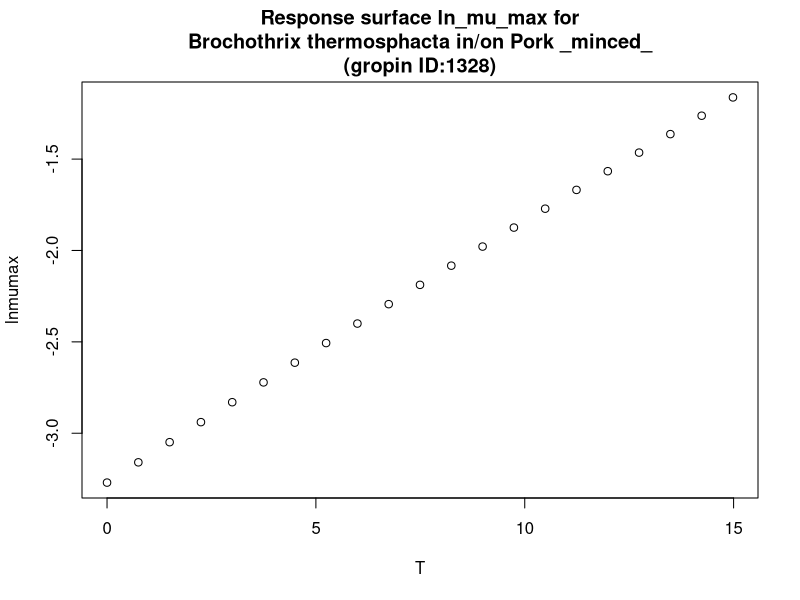

Write the R code that produced this figure.
#############################
# start of Parameter script
#############################
T <- seq(0,14.985014985015,length.out=21)
#############################
# end of Parameter script
#############################
############################# 
# start of Model script Gropin ID 1328 
#############################
 
# constant coefficients for this model
 
variables <- data.frame(T)
argumentsPar <- unique.data.frame(expand.grid(variables))
 
# heart of the model
response_surface <- function(T) {
   mumax <-log(0.038)-(91.9/0.00831)*((1/(T+273))-(1/273))

	return(mumax=mumax)
} 

# output parameters
responseSurface <- cbind(argumentsPar,response_surface(argumentsPar['T']))
colnames(responseSurface) <- c(colnames(argumentsPar),'lnmumax')
#############################
# End of Model script
#############################
############################# 
# start of Visualisation script Gropin ID 1328 
#############################
titleText <-'Response surface ln_mu_max for
Brochothrix thermosphacta in/on Pork _minced_
(gropin ID:1328)'
plot(T,responseSurface$'lnmumax',xlab='T',
                          ylab='lnmumax',main=titleText)
#############################
# End of Visualisation script
#############################
